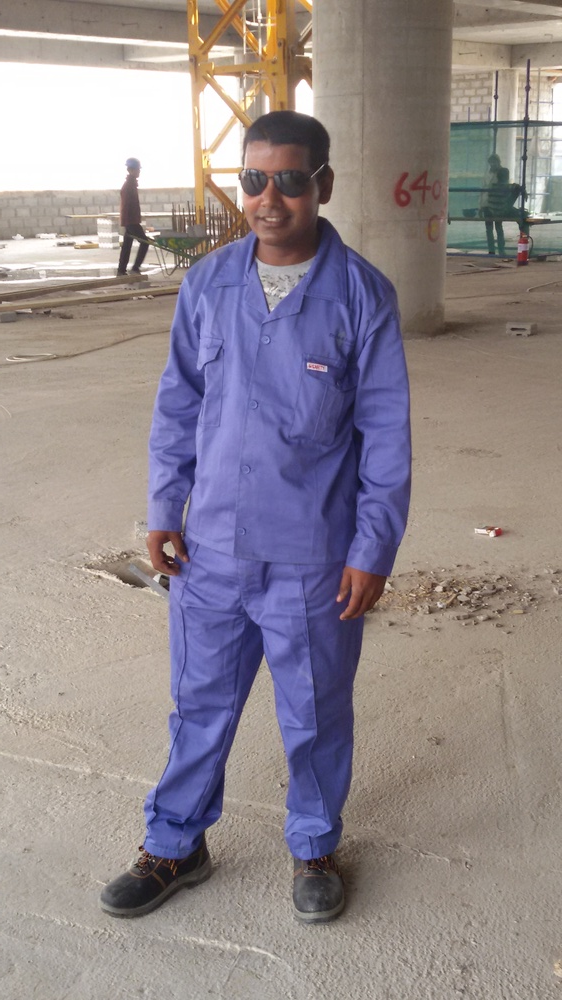
#> input picture python/AI/openCV@magnetbrians/img1.jpg, 562 x 1000 px, shrunk from 1836 x 3264 before the run
$ jupyter execute 03_return_values.ipynb
#> lines starting #> are read from the running program, lines starting #| are printed output that depends on the picture
[cell 1]
import cv2

[cell 2]
path = "img1.jpg"

[cell 3]
img_color = cv2.imread(path, 1) #returns 3D matrix
#> img_color is the input picture: shape (1000, 562, 3); mean B, G, R 141.1, 137, 146.5
img_grayscale = cv2.imread(path, 0) #returns 2D matrix
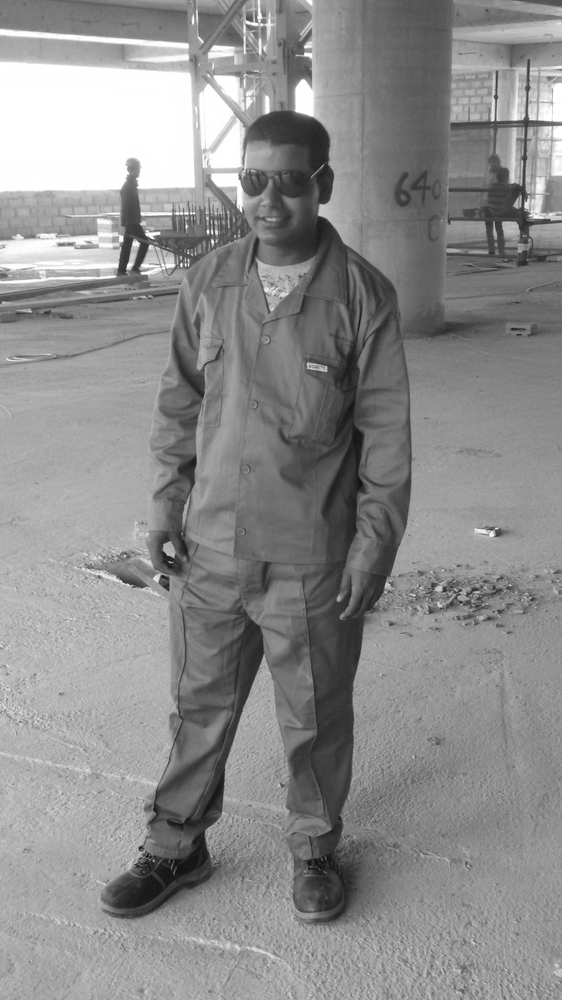
#> img_grayscale: shape (1000, 562); min 8, max 255, mean 140.4

[cell 4]
"""to print type of img"""
print(type(img_color))
#| <class 'numpy.ndarray'>
print(type(img_grayscale))
#| <class 'numpy.ndarray'>

[cell 5]
img_color[0] #to check img_color width pixels array
#> Out = 562 rows, first 8: [108, 116, 129], [106, 114, 127], [102, 111, 125], [103, 114, 128], [105, 116, 130], [104, 115, 129], [102, 113, 127], [103, 114, 128]

[cell 6]
img_color[:,0] #to check img_color height pixels array
#> Out = 1000 rows, first 8: [108, 116, 129], [108, 116, 129], [107, 115, 128], [107, 115, 128], [109, 116, 131], [109, 116, 131], [108, 115, 132], [110, 117, 134]

[cell 7]
len(img_color[0]) #to check img_color width pixels length
#> Out = 562

[cell 8]
len(img_color[:,0]) #to check img_color height pixels length
#> Out = 1000

[cell 9]
img_grayscale[0] #to check img_grayscale width pixels array
#> Out = 562 values, max 255 at index 309, min 80 at index 552, mean 127.7

[cell 10]
img_grayscale[:,0] #to check img_grayscale height pixels array
#> Out = 1000 values, max 255 at index 30, min 76 at index 302, mean 181.3

[cell 11]
len(img_grayscale[0]) #to check img_grayscale width pixels length
#> Out = 562

[cell 12]
len(img_grayscale[:,0]) #to check img_grayscale height pixels length
#> Out = 1000
